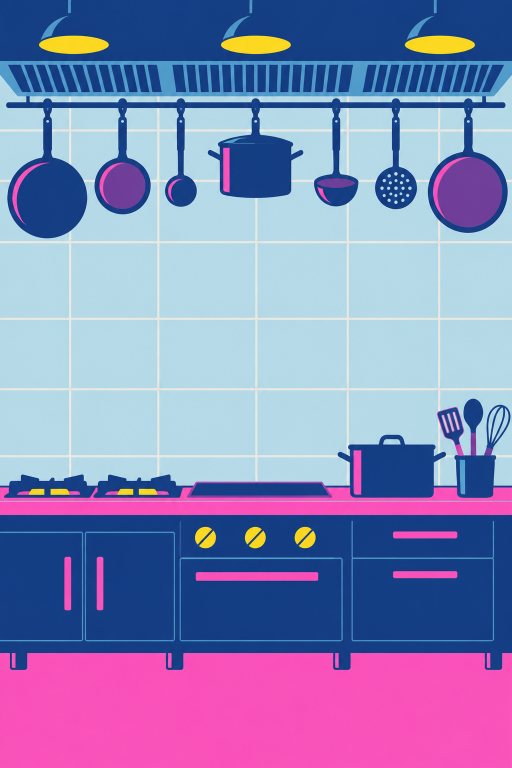
#> input picture .claude/films/edu/art/src/riso_kitchen.png, 1024 x 1536 px (shown at 1/2 size)
$ python -i print.py   (imports and definitions only)
#> lines starting #> are read from the running program, lines starting #| are printed output that depends on the picture; after the words box and inside, x2 and y2 are one past the last pixel; in counts of white or black regions, pixels touching at a corner belong together
#!/usr/bin/env python3
"""Riso look (bake-off): print every piece of the film offline, the way a risograph would.

The Codex drawings (art/cut/riso_*.png, keyed) are separated into the four riso inks (yellow, pink, blue, navy:
the kit2d/riso.js constants) by a colour search per pixel, then printed: paper with grain, cloud and fibres; each
ink multiplied in order, a few pixels out of register, with mottle, starved blotches and pinholes; a slight spread.
Cut-paper pieces get a die-cut alpha (the drawing plus a thin paper rim). Large tints (the kitchen tiles, the
backgrounds, the glows) print through rotated halftone screens; small tints on characters print flat, so faces stay
clean. film.js only composites these prints and draws the text live (crisp solid ink).

    python3 episodes/hot-strata/bakeoff/riso/print.py [names...]     (from .claude/films/edu; no names = all)

Writes print/<name>.png (pieces, RGBA) and print/<name>.jpg (full sheets), print/meta.json (sizes, fan geometry).
"""
import json, os, sys, hashlib
import numpy as np, cv2
from PIL import Image

HERE = os.path.dirname(os.path.abspath(__file__))
ART = os.path.abspath(os.path.join(HERE, '..', '..', '..', '..', 'art'))
OUT = os.path.join(HERE, 'print')
CACHE = os.environ.get('RISO_CACHE')                     # optional: where to keep the separation table

ORDER = ['yellow', 'pink', 'blue', 'navy']
INK = {'yellow': (255, 250, 40), 'pink': (240, 76, 183), 'blue': (58, 146, 197), 'navy': (32, 56, 146)}
ANGLE = {'yellow': 0.0, 'pink': .26, 'blue': 1.31, 'navy': .79}
PAPER = np.array((241, 235, 226), np.float32)
REG = {'yellow': (3, -2), 'pink': (-2, 2), 'blue': (2, 3), 'navy': (0, 0)}   # px at design scale


# ------------------------------------------------------------------ colour separation
def _lab(rgb):
    """sRGB 0..255 (N,3) -> CIE Lab (N,3)."""
    c = rgb / 255.0
    c = np.where(c > .04045, ((c + .055) / 1.055) ** 2.4, c / 12.92)
    M = np.array([[.4124, .3576, .1805], [.2126, .7152, .0722], [.0193, .1192, .9505]])
    xyz = c @ M.T / np.array([.9505, 1.0, 1.089])
    f = np.where(xyz > .008856, np.cbrt(xyz), 7.787 * xyz + 16 / 116)
    return np.stack([116 * f[:, 1] - 16, 500 * (f[:, 0] - f[:, 1]), 200 * (f[:, 1] - f[:, 2])], 1)


def printed(cov):
    """Ink coverages (N,4) in ORDER -> the printed sRGB colour (N,3) on paper (multiply, as riso.js)."""
    out = np.tile(PAPER[None], (len(cov), 1)).astype(np.float64)
    for k, ink in enumerate(ORDER):
        a = cov[:, k:k + 1]
        out *= 1 - a + a * np.array(INK[ink])[None] / 255.0
    return out


def sep_table():
    """33^3 table: quantised sRGB -> the ink coverages that print closest (Lab), with a small cost per unit of ink.
    Returns (table (33,33,33,4), None) or (None, 'error')."""
    if CACHE and os.path.exists(os.path.join(CACHE, 'riso_sep.npy')):
        return np.load(os.path.join(CACHE, 'riso_sep.npy')), None
    lv = np.linspace(0, 1, 13)
    combos = np.stack(np.meshgrid(lv, lv, lv, lv, indexing='ij'), -1).reshape(-1, 4)
    clab = _lab(printed(combos)).astype(np.float32)
    cost = (3.0 * combos.sum(1)).astype(np.float32)          # prefer less ink
    used = (combos > .05).sum(1)
    cost += 6.0 * np.maximum(used - 1, 0) + 30.0 * (used >= 3)   # two inks only where the drawing overprints
    cost += 60.0 * ((combos[:, 3] > .5) & (combos[:, :3].max(1) > .05))   # darks are navy alone, never mud
    q = np.minimum(np.arange(33) * 8, 255).astype(np.float64)
    grid = np.stack(np.meshgrid(q, q, q, indexing='ij'), -1).reshape(-1, 3)
    glab = _lab(grid).astype(np.float32)
    best = np.zeros((len(grid), 4), np.float32)
    cc = (clab ** 2).sum(1)
    for i in range(0, len(grid), 512):
        g = glab[i:i + 512]
        d = (g ** 2).sum(1)[:, None] + cc[None] - 2 * g @ clab.T + cost[None]
        best[i:i + 512] = combos[d.argmin(1)]
    # flat colours of the drawing snap to one solid ink or one clean overprint of two solids (no mud)
    pure = np.array([[1, 0, 0, 0], [0, 1, 0, 0], [0, 0, 1, 0], [0, 0, 0, 1], [1, 1, 0, 0], [0, 1, 1, 0], [1, 0, 1, 0]], np.float64)
    plab = _lab(printed(pure)).astype(np.float32)
    dp = np.sqrt(((glab[:, None] - plab[None]) ** 2).sum(-1))
    near = dp.min(1) < 26
    best[near] = pure[dp.argmin(1)[near]]
    best[glab[:, 0] < 30] = (0, 0, 0, 1)                      # outlines and darks: the navy key plate alone
    tab = best.reshape(33, 33, 33, 4)
    if CACHE:
        os.makedirs(CACHE, exist_ok=True)
        np.save(os.path.join(CACHE, 'riso_sep.npy'), tab)
    return tab, None


def separate(rgb, tab):
    """(H,W,3) uint8 -> coverages (4,H,W) float32 in ORDER."""
    rgb = cv2.bilateralFilter(np.ascontiguousarray(rgb), 5, 30, 5)
    i = np.clip(np.round(rgb.astype(np.float32) / 255 * 32), 0, 32).astype(np.int32)
    cov = tab[i[..., 0], i[..., 1], i[..., 2]]
    cov = np.dstack([cv2.medianBlur((cov[..., k] * 255).astype(np.uint8), 3).astype(np.float32) / 255 for k in range(4)])
    cov = np.where(cov < .07, 0, cov)
    cov = np.where(cov > .9, 1, cov)
    return np.moveaxis(cov, -1, 0).astype(np.float32)


# ------------------------------------------------------------------ the press
def _seed(s):
    return int(hashlib.md5(s.encode()).hexdigest()[:8], 16)


def _noise(rng, H, W, scale):
    """Smooth value noise in 0..1 with features about `scale` px."""
    h, w = max(2, int(H / scale) + 2), max(2, int(W / scale) + 2)
    return cv2.resize(rng.random((h, w)).astype(np.float32), (W, H), interpolation=cv2.INTER_CUBIC).clip(0, 1)


def _shift(a, dx, dy):
    out = np.zeros_like(a)
    H, W = a.shape
    xs, xd = (slice(0, W - dx), slice(dx, W)) if dx >= 0 else (slice(-dx, W), slice(0, W + dx))
    ys, yd = (slice(0, H - dy), slice(dy, H)) if dy >= 0 else (slice(-dy, H), slice(0, H + dy))
    out[yd, xd] = a[ys, xs]
    return out


def halftone(tone, angle, pitch, seed):
    """AM screen as riso.js: a dot per rotated cell with area = tone, jittered a little, soft 1 px edge."""
    H, W = tone.shape
    yy, xx = np.mgrid[0:H, 0:W].astype(np.float32)
    ca, sa = np.cos(angle), np.sin(angle)
    u, v = (xx * ca + yy * sa) / pitch, (-xx * sa + yy * ca) / pitch
    cu, cv_ = np.floor(u), np.floor(v)
    hh = np.sin(cu * 127.1 + cv_ * 311.7 + seed) * 43758.5453
    hj = hh - np.floor(hh)
    du = u - cu - .5 + (hj - .5) * .14
    dv = v - cv_ - .5 + ((hj * 7.13) % 1 - .5) * .14
    d = np.sqrt(du * du + dv * dv)
    rad = np.sqrt(np.clip(tone, 0, 1) / np.pi) * (.92 + .16 * hj)
    return np.clip((rad - d) / (1.1 / pitch) + .5, 0, 1) * (tone > .003)


def press(solid, screen=None, seed='p', scale=1.0, pitch=9.5, inks=ORDER, register=True, paper=True, spread=.7):
    """Print coverages (4,H,W) (solid) [+ (4,H,W) screen tones] -> sRGB float (H,W,3).
    scale: print px per design px (sets register offsets, pitch, texture sizes). paper=False prints on white
    (for ink-only overlays drawn with multiply)."""
    H, W = solid.shape[1:]
    rng = np.random.default_rng(_seed(seed + 'tex'))
    grain = rng.random((H, W)).astype(np.float32)
    s = max(.6, scale)
    if paper:
        cloud = _noise(rng, H, W, 48 * s)
        fib = np.zeros((H, W), np.float32)
        n = int(300 * H * W / (1080 * 1080 * s * s))
        for _ in range(n):
            x, y, a = rng.random() * W, rng.random() * H, rng.random() * 6.28
            ln, bend = (8 + rng.random() * 32) * s, (rng.random() - .5) * .25
            pts = []
            for _k in range(int(ln / (2 * s)) + 1):
                pts.append((x, y)); a += bend; x += np.cos(a) * 2 * s; y += np.sin(a) * 2 * s
            cv2.polylines(fib, [np.array(pts, np.int32)], False, float(.25 + rng.random() * .35), max(1, int(round(.8 * s))), cv2.LINE_AA)
        base = (.982 + .018 * grain + .012 * (cloud - .5)) * (1 - .2 * np.clip(fib, 0, 1))
        out = PAPER[None, None] * base[..., None]
    else:
        out = np.full((H, W, 3), 255.0, np.float32)
    starve = _noise(rng, H, W, 24 * s)
    for k, ink in enumerate(ORDER):
        if ink not in inks:
            continue
        c = solid[k].copy()
        if screen is not None and screen[k].max() > 0:
            c = np.maximum(c, halftone(screen[k], ANGLE[ink], pitch * scale, k * 17.3 + 3.1))
        if register:
            dx, dy = (int(round(v * scale)) for v in REG[ink])
            c = _shift(c, dx, dy)
        if c.max() <= 0:
            continue
        r2 = np.random.default_rng(_seed(seed + ink))
        mottle = _noise(r2, H, W, 3.2 * s)
        g2 = np.roll(grain, (k * 37, k * 91), (0, 1))
        c = c * (.965 + .07 * mottle) * (.98 + .04 * starve) - (g2 > .94) * .25 - (g2 > .988) * .45
        c = np.clip(c, 0, 1)
        out *= (1 - c[..., None] + c[..., None] * np.array(INK[ink], np.float32)[None, None] / 255)
    if spread > 0:
        out = cv2.GaussianBlur(out, (0, 0), spread * max(.7, scale))
    return out


# [53 lines left out: functions diecut, load_cut, fit, piece, save_png, not called in this run]


def save_jpg(name, rgb):
    os.makedirs(OUT, exist_ok=True)
    p = os.path.join(OUT, name + '.jpg')
    Image.fromarray(np.clip(rgb, 0, 255).astype(np.uint8), 'RGB').save(p, quality=93, subsampling=0)
    return (p, rgb.shape[1], rgb.shape[0]), None


# ------------------------------------------------------------------ the pieces
# [137 lines left out: functions split_chefs, split_coders, sheet_bgA, sheet_burst, forum_card, tiles and 1 more, not called in this run]


def kitchen(tab, H=2000, scale=1.04):
    """The kitchen backdrop: separated, tints through screens (tiles), solids flat."""
    p = os.path.join(ART, 'src', 'riso_kitchen.png')
    im = np.array(Image.open(p).convert('RGB'))
    W = int(round(im.shape[1] * H / im.shape[0]))
    im = cv2.resize(im, (W, H), interpolation=cv2.INTER_CUBIC)
    cov = separate(im, tab)
    sol = np.where(cov >= .62, 1.0, 0).astype(np.float32)
    scr = np.where((cov > .06) & (cov < .62), cov, 0).astype(np.float32)
    return save_jpg('riso_kitchen', press(sol, scr, seed='kitchen', scale=scale))


def main(names):
    tab, err = sep_table()
    if err:
        return None, err
    meta = {}
    mp = os.path.join(OUT, 'meta.json')
    if os.path.exists(mp):
        meta = json.load(open(mp))
    want = lambda n: not names or n in names
    if want('chefs'):
        res, err = split_chefs()
        if err:
            return None, err
        for p, w, h, fx, fy, hx, hy in res:
            n = os.path.basename(p)[:-4]
            rgba, k = fit(np.array(Image.open(p)), height=560)
            (pp, W, H), _ = piece(n, rgba, tab, rim=4, scale=1.0)
            meta[n] = {'w': W, 'h': H, 'fx': fx * k + 10, 'fy': fy * k + 10, 'hx': hx * k + 10, 'hy': hy * k + 10}
            if 'idle' in n:
                (pp, W, H), _ = piece(n + '_ghost', rgba, tab, rim=4, scale=1.0, only=['navy'], gain={'navy': .8}, seed=n)
            print('  ', n, W, H)
    if want('coders'):
        _, err = split_coders()
        if err:
            return None, err
        for n in ['riso_coders_a', 'riso_coders_b', 'riso_coders_spark']:
            rgba, k = fit(load_cut(n)[0], width=1200)
            (pp, W, H), _ = piece(n, rgba, tab, rim=5, scale=1.1)
            meta[n] = {'w': W, 'h': H}
            print('  ', n, W, H)
    for n, kw in (('riso_servers', {'height': 1100}), ('riso_gpu', {'width': 1150}), ('riso_brain', {'width': 560}),
                  ('riso_ticket', {'height': 760})):
        if not want(n):
            continue
        im, err = load_cut(n)
        if err:
            print('  skip', err)
            continue
        rgba, k = fit(im, **kw)
        (pp, W, H), _ = piece(n, rgba, tab, rim=5, scale=1.1)
        meta[n] = {'w': W, 'h': H, 'k': k}
        print('  ', n, W, H)
        if n == 'riso_gpu':
            pad = int(5 * 1.1) + 6
            meta[n]['fans'] = [[(584.5 * k + pad), (329.5 * k + pad), 232 * k, 232 * k], [(1189.5 * k + pad), (356 * k + pad), 186 * k, 220 * k]]
    if want('bgA'):
        print('  ', sheet_bgA()[0])
    if want('burst'):
        print('  ', sheet_burst()[0])
    if want('forum'):
        print('  ', forum_card()[0])
    if want('tiles'):
        print('  ', tiles()[0])
    if want('glow'):
        print('  ', glow('riso_glow_pink', 'pink')[0])
    if want('kitchen'):
        print('  ', kitchen(tab)[0])
#> in kitchen, im is the input picture: shape (1536, 1024, 3); mean R, G, B 136.6, 135.8, 184.5
#> in separate, `cov = tab[i[..., 0], i[..., 1], i[..., 2]]`:
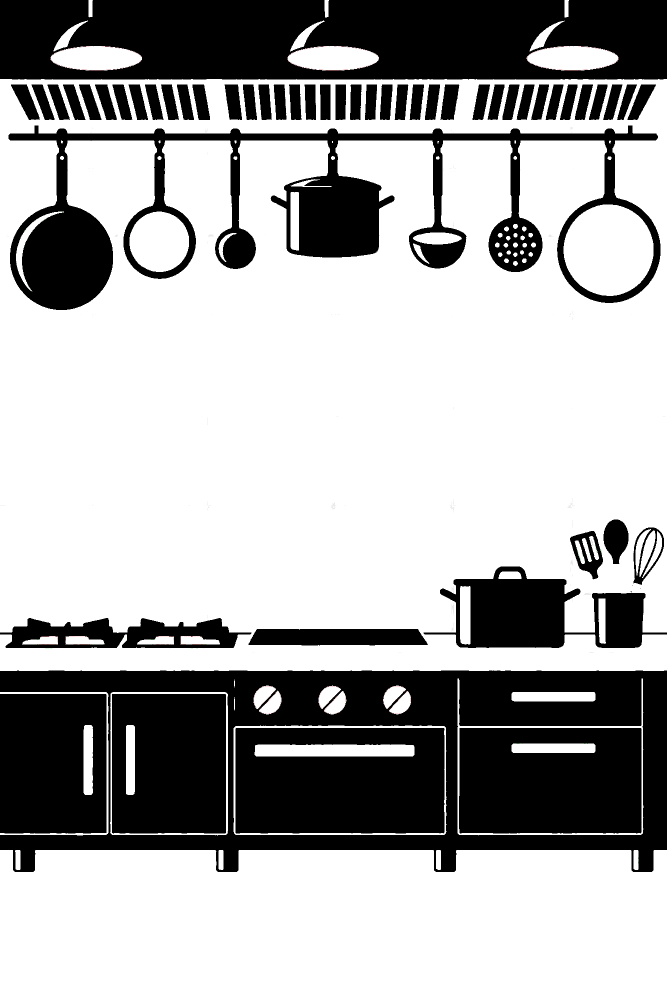
#> cov: shape (2000, 1333, 4) float32 (shown at 1/2 size); mean of channels 0, 1, 2, 3 0.011, 0.199, 0.189, 0.334; transparent parts drawn white
#> after the loop in press, `for _ in range(n):`:
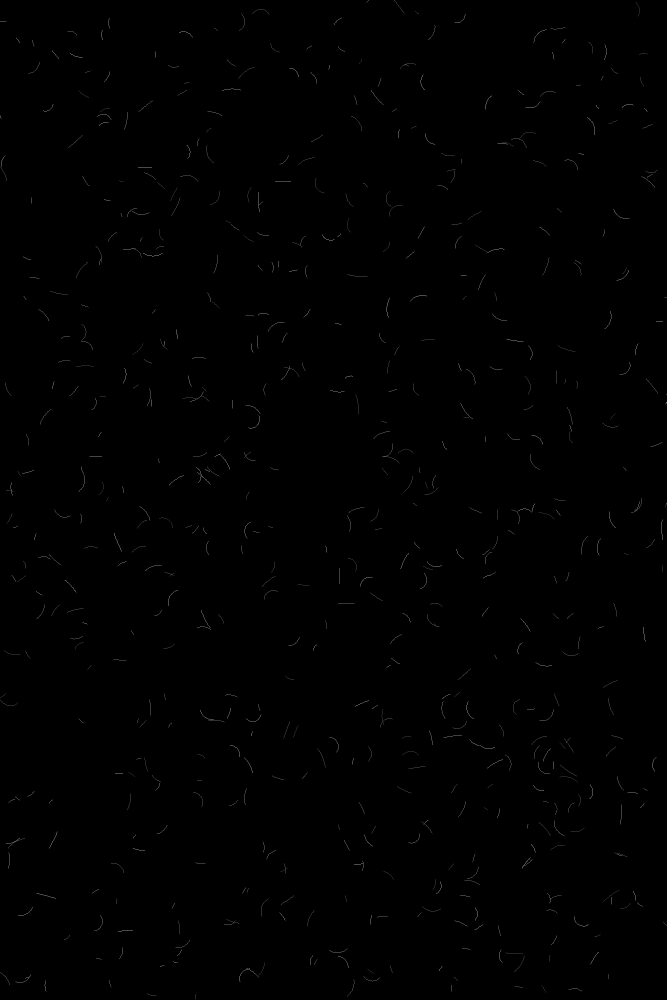
#> fib: shape (2000, 1333) float32 (shown at 1/2 size); min 0, max 0.599, mean 0.00233
#> the loop in press, `for k, ink in enumerate(ORDER):` made 4 passes
#> pass 1, in press, `c = solid[k].copy()`:
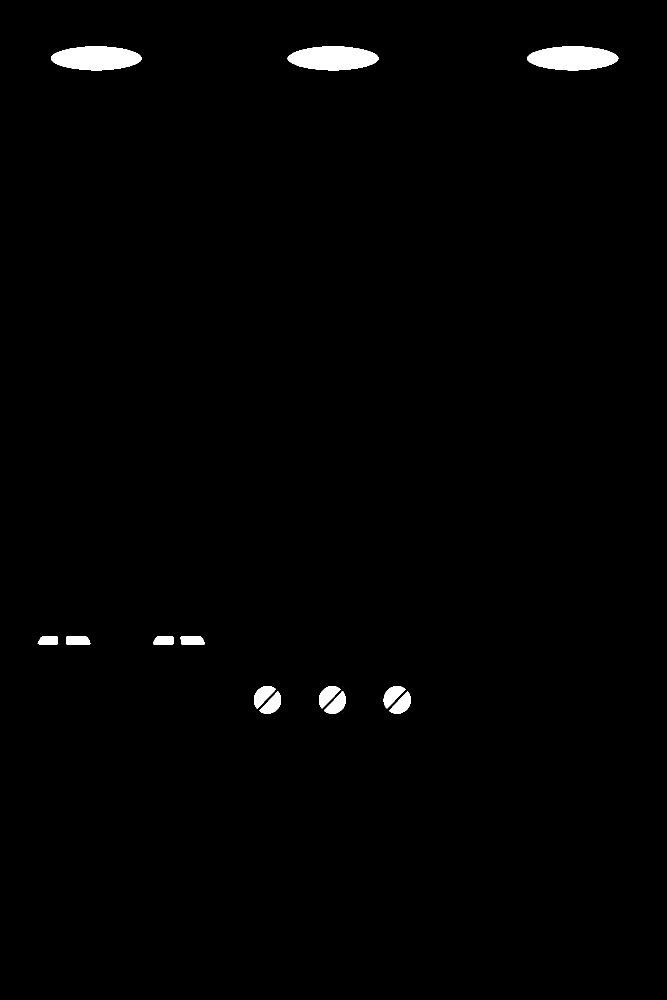
#> c: shape (2000, 1333) float32 (shown at 1/2 size); values 0 (black) and 1 (white), 1.1% white; 13 white regions, largest, box (x1, y1, x2, y2) and area: (1054, 93, 1237, 141) 6783, (575, 93, 757, 141) 6766, (102, 93, 283, 141) 6757
#> after the loop in press, `for k, ink in enumerate(ORDER):`:
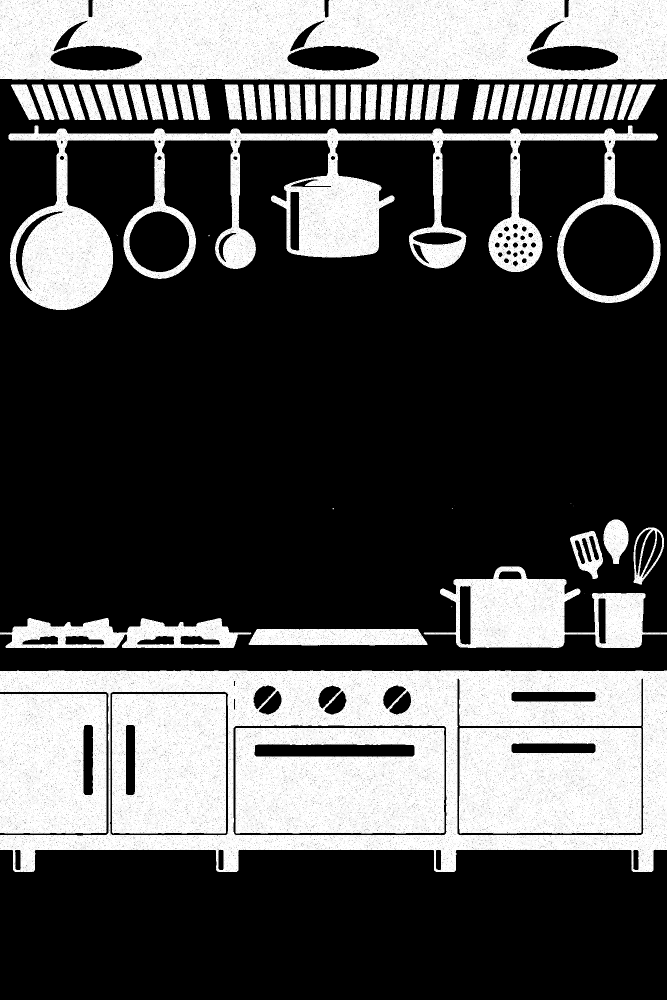
#> c: shape (2000, 1333) float64 (shown at 1/2 size); min 0, max 1, mean 0.325
#> after the loop in press, `for k, ink in enumerate(ORDER):`:
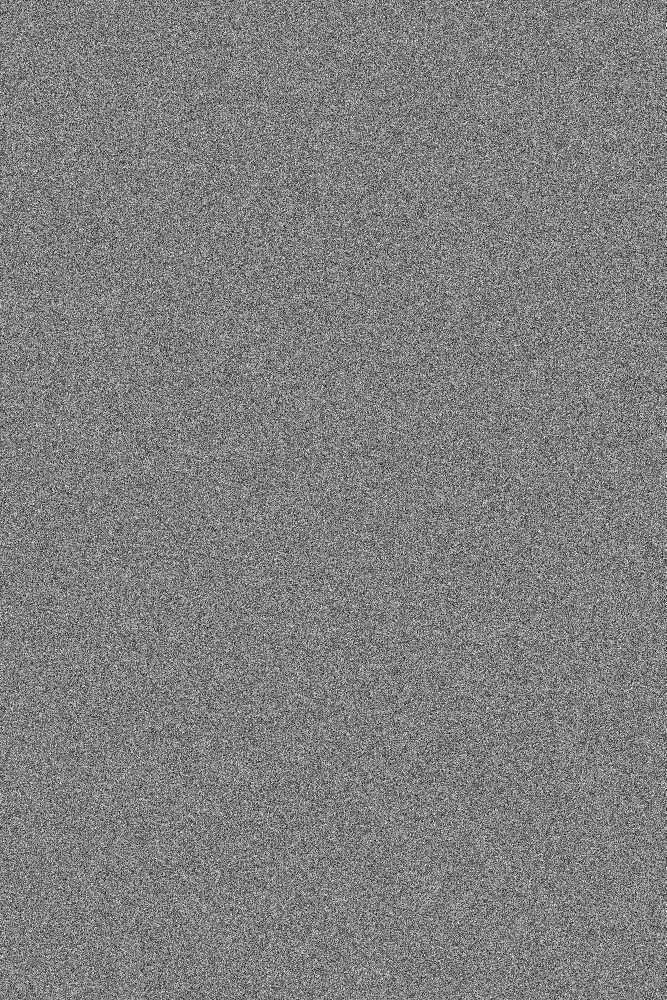
#> grain: shape (2000, 1333) float32 (shown at 1/2 size); min 3.14e-07, max 1, mean 0.5
#> after the loop in press, `for k, ink in enumerate(ORDER):`:
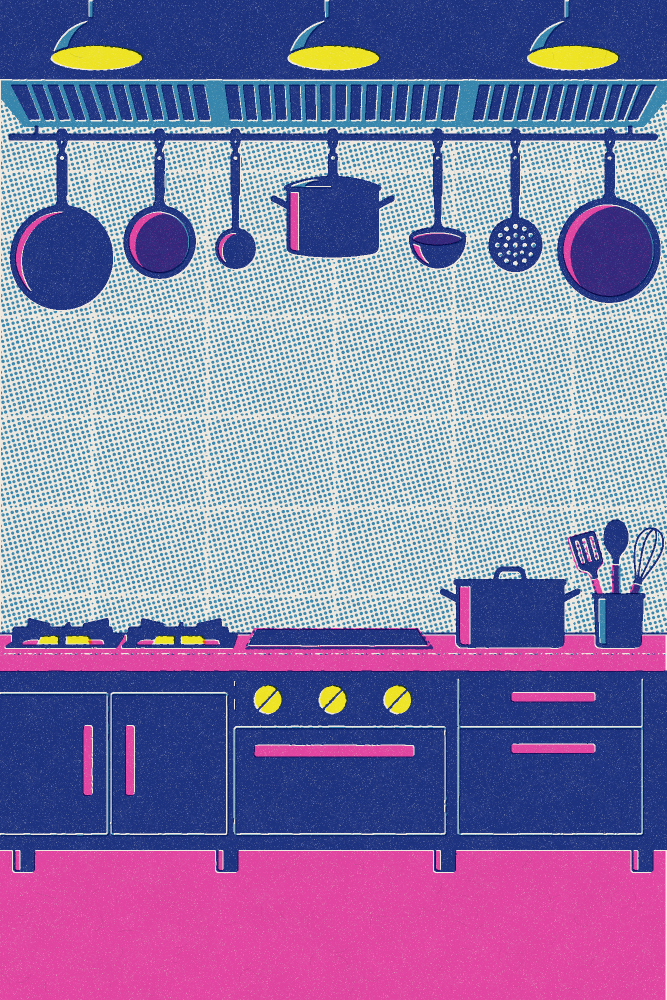
#> out: shape (2000, 1333, 3) float32 (shown at 1/2 size); mean of channels 0, 1, 2 137.2, 127.3, 169.8; drawn as R, G, B
    json.dump(meta, open(mp, 'w'), indent=1)
    return meta, None


# [5 lines not run here, left out]

>>> result = main('../../../../art/src/riso_kitchen.png')
